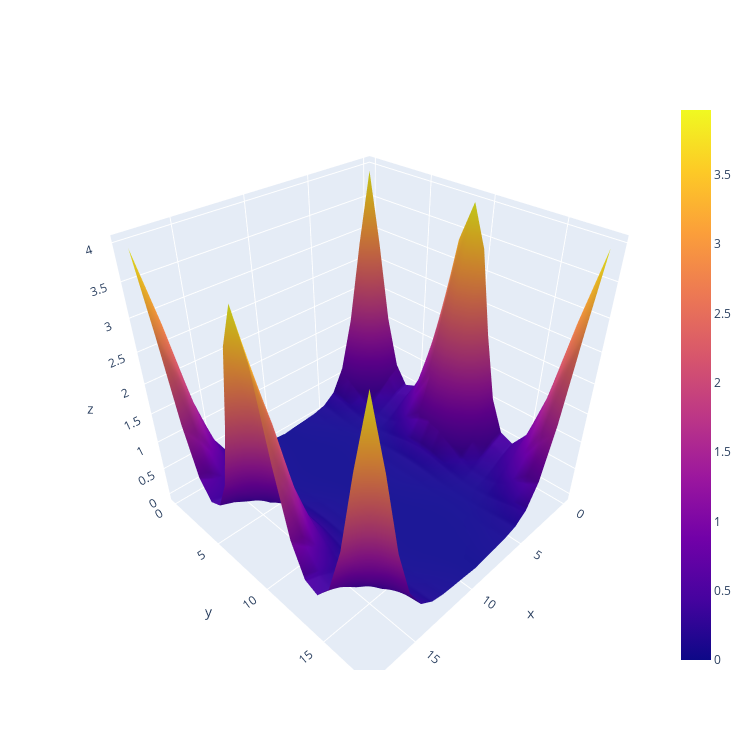

The cell this chart's notebook holds for it:
### Code cell
figure = go.Figure(data=[go.Surface(z=np.abs(np.fft.fftshift(np.fft.fft2(np.fft.ifftshift(
    np.reshape(state_dispersion[0, :, 0], (max_momentum_site_change + 1, max_momentum_site_change + 1))
))))) ])

figure.update_layout(autosize=False, width=750, height=750)
figure.show()

### Figure 1 — Plotly figure (JSON) as saved in the notebook; plotly's stock layout.template omitted (floating-point values rounded to 4 significant figures; data arrays with more than 128 entries replaced by an {"elided": "..."} marker saying what was removed)
{"data": [{"type": "surface", "z": {"elided": "19x19 float values"}}], "layout": {"autosize": false, "height": 750, "width": 750}}
